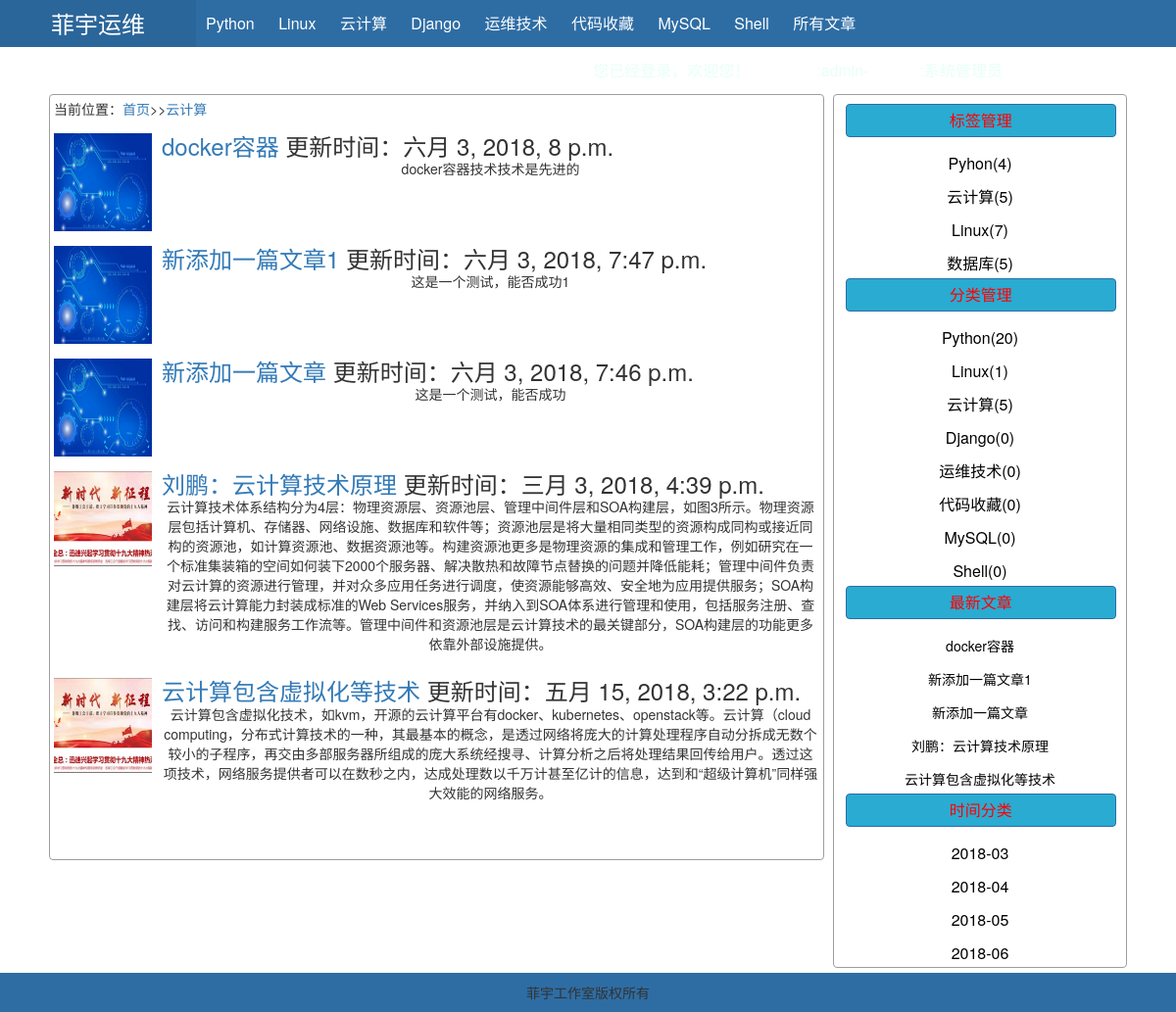
/list_classify.html?nid=3 (signed in), run on the app's committed database.
### users/models.py (models this page shows, shortened)
class Classify(models.Model):
    name = models.CharField(verbose_name='名称',max_length=12)
    class Meta:
        db_table = 'classify'
        verbose_name_plural = '文章分类'
        verbose_name = '文章分类'

class Article(models.Model):
    title = models.CharField(verbose_name='标题',max_length=32,)
    author = models.CharField(verbose_name='作者',max_length=12)
    summary = models.CharField(verbose_name='摘要', max_length=100)
    img = models.ImageField(verbose_name='缩略图',upload_to="./article/",
                            help_text="大小200*200，不超过200k",
                            default="/upload/article/common.jpg",
                            auto_created=True,
                            null=True,blank=True)
    content = models.TextField(verbose_name='内容', max_length=9999)
    tag = models.ManyToManyField('Tag',verbose_name='标签')
    classify = models.ForeignKey('Classify',verbose_name='分类')
    create_time = models.DateTimeField(verbose_name='发布时间',auto_now_add=True)
    update_time = models.DateTimeField(verbose_name='更新时间',auto_now_add=True)
    class Meta:
        db_table = 'article'
        verbose_name_plural = '全部文章'

class Tag(models.Model):
    name = models.CharField(verbose_name='名称',max_length=12)
    class Meta:
        db_table = 'tag'
        verbose_name_plural = '文章标签'

### users/views.py (the view)
# urls.py: url(r'^list_classify.html$', views.list_classify),
def list_classify(request):
    nid = request.GET.get('nid')
    article = models.Article.objects.all()[1:5]
    classifys =  models.Classify.objects.get(id=nid)
    classify_list = models.Classify.objects.annotate(num_article=Count('article'))
    article_list = models.Article.objects.filter(classify=nid).all().order_by('-create_time')
    tag_list = models.Tag.objects.annotate(num_article=Count('article'))
    date_list = models.Article.objects.raw(
        'select id, count(id) as num,strftime("%Y-%m",update_time) as ctime from article group by strftime("%Y-%m",update_time)')
    return render(request, 'list_classify.html', {'classify_list': classify_list,
                                                 'article_list': article_list,
                                                 'tag_list': tag_list,
                                                 'date_list': date_list,
                                                 'article': article,
                                                   'classifys': classifys,
                                                  })

### templates/list_classify.html
{% extends 'index.html' %}
{% block header %}
    {% include 'include/header.html' %}
{% endblock %}
{% block content %}
        <p class="text-left">当前位置：<a href="/">首页</a>>><a href="list_classify.html?nid={{ classifys.id }}">{{ classifys.name }}</a></p>
        {% for item in article_list %}
            <div class="media">
  <div class="media-left">
    <a href="#">
         {% if item.img %}
                                  <img class="media-object" src="./upload/{{item.img | safe}}" width="100" height="100">
                              {% else %}
                                  <img class="media-object" src="/upload/article/common.jpg" width="100" height="100">
                              {% endif %}
    </a>
  </div>
  <div class="media-body ">
   <h3 class="media-heading media-left"><a href="/article.html?nid={{item.id}}" >{{item.title}}</a>  <span style="right: 5px;"> 更新时间：{{ item.update_time}}</span></h3>
                                        <p>{{ item.content |safe|striptags}}</p>
  </div>
</div>
            {% endfor%}
{% endblock %}}

### templates/index.html (shortened to what this page needs)
<!DOCTYPE html>
<html lang="zh-cn">
<head>
    <link rel="stylesheet" href="/static/font-awesome-4.7.0/css/font-awesome.css">
    <link rel="stylesheet" href="/static/bootstrap/css/bootstrap.css">
</head>
<body>
{% if user.is_authenticated %}
    {% block header %}{% endblock %}
    <div class="pg_body center w1100">
        <div class="content left img-thumbnail">
            {% block content %}{% endblock %}
        </div>
        <div class="menu right img-thumbnail">
            <div class="box">
                 <div class="title btn btn-primary">标签管理</div>
                <div class="item">
                    {% for tag in tag_list %}
                    <a class="btn" href="/list_tag.html?nid={{ tag.id }}">{{tag.name}}({{tag.num_article}})</a>
                    {% endfor%}
                </div>
            </div>
            <div class="box">
                 <div class="title btn btn-primary">分类管理</div>
                <div class="item">
                    {% for classify in classify_list %}
                    <a class="btn" href="list_classify.html?nid={{ classify.id }}">{{classify.name}}({{classify.num_article}})</a>
                    {% endfor%}
                </div>
            </div>
            <div class="box">
                 <div class="title btn btn-primary">最新文章</div>
                <div class="item">
                    {% for item in article_list %}
                    <a class="btn" href="/article.html?nid={{item.id}}" style="font-size: 14px">{{item.title}}</a>
                    {% endfor%}
                </div>
            </div>
            <div class="box">
                 <div class="title btn btn-primary">时间分类</div>
                <div class="item">
                    {% for item in date_list %}
                    <a class="btn" href="list_date-{{item.ctime}}.html">{{item.ctime}}</a>
                    {% endfor%}
                </div>
            </div>
        </div>
    </div>
    <div class="pg_footer  center">菲宇工作室版权所有</div>
{% endif %}
</body>
</html>

### templates/include/header.html
<div class="pg_header">
    <div class="logo left"><a href="/"> 菲宇运维</a></div>
    <div class="hl-menu left">
        {% for classify in classify_list %}
            <a class="item" href="list_classify.html?nid={{ classify.id }}">{{classify.name}}</a>
        {% endfor%}
         <a class="item" href="/list_summary.html">所有文章</a>
    </div>
    <div class="hr-menu right">您已经登录，欢迎您！<a href="" class="item"> 用户名</a>:{{ user.username }}-<a class="item" href=""> 昵称</a>:{{ user.nickname }}
        <a  href="{% url 'logout' %}?next={{ request.path }}" class="item">注销登录</a>
                <a  href="{% url 'password_change' %}?next={{ request.path }}" class="item">修改密码</a>
    </div>
</div>

### templates/index.html (style rules this page uses)
body { margin: 0 auto; }
a,a:hover { text-decoration:none; }
.left { float: left; }
.right { float: right; }
.center { text-align: center; }
.w1100 { width: 1100px; }
.pg_header { background-color: #2e6da4; height: 48px; min-width: 1100px; line-height: 48px; margin-bottom: 5px; }
.pg_header .logo,.pg_header .logo a { color: white; width: 200px; background-color: #2b669a; text-align: center; font-size: 24px; }
.pg_header .hl-menu,.hr-menu { color: #e7fff8; font-size: 16px; }
.pg_header .hl-menu .item,.hr-menu .item { color: white; padding:0px 10px; height: 48px; display: inline-block; }
.pg_body { margin: 0 auto; overflow: hidden; }
.pg_body .content { width: 791px; border: 1px solid #9d9d9d; }
.pg_body .menu { width: 300px; border: 1px solid #9d9d9d; }
.pg_body .menu .box { display: inline-block; width: 98%; }
.pg_body .menu .box .title { line-height: 20px; font-size: 16px; background-color: #2aabd2; width: 97%; color: red; margin: 5px; }
.pg_body .menu .box .item { height: 30px; font-size: 16px; color: white; margin: 5px; }
.pg_body .menu .box .item .btn { color: black; font-size: 16px; display: block; line-height: 20px; }
.pg_footer { background-color: #2e6da4; position: absolute; height: 40px; width: 100%; min-width: 1100px; line-height: 40px; margin-top: 5px; }

### data on the page
Classify: name "Python", num_article "20"
Classify: name "Linux", num_article "1"
Classify: name "云计算", num_article "5"
Classify: name "Django", num_article "0"
Classify: name "运维技术", num_article "0"
Classify: name "代码收藏", num_article "0"
Classify: name "MySQL", num_article "0"
Classify: name "Shell", num_article "0"
Article: img (picture), title "docker容器", update_time "六月 3, 2018, 8 p.m.", content "docker容器技术技术是先进的"
Article: img (picture), title "新添加一篇文章1", update_time "六月 3, 2018, 7:47 p.m.", content "这是一个测试，能否成功1"
Article: img (picture), title "新添加一篇文章", update_time "六月 3, 2018, 7:46 p.m.", content "这是一个测试，能否成功"
Article: title "刘鹏：云计算技术原理", update_time "三月 3, 2018, 4:39 p.m.", content "云计算技术体系结构分为4层：物理资源层、资源池层、管理中间件层和SOA构建层，如图3所示。物理资源层包括计算机、存储器、网络设施、数据库和软件等；资源池层是将大量相同类型的资源构成同构或接近同构的资源池，如计算资源池、数据资源池等。构建资源池更多是物理资源的集成和管理工作，例如研究在一个标准集装箱的空间如何装下2000个服务器、解决散热和故障节点替换的问题并降低能耗；管理中间件负责对云计算的资源进行管理，并对众多应用任务进行调度，使资源能够高效、安全地为应用提供服务；SOA构建层将云计算能力封装成标准的Web Services服务，并纳入到SOA体系进行管理和使用，包括服务注册、查找、访问和构建服务工作流等。管理中间件和资源池层是云计算技术的最关键部分，SOA构建层的功能更多依靠外部设施提供。", ctime "2018-03"
Article: title "云计算包含虚拟化等技术", update_time "五月 15, 2018, 3:22 p.m.", content "云计算包含虚拟化技术，如kvm，开源的云计算平台有docker、kubernetes、openstack等。云计算（cloud computing，分布式计算技术的一种，其最基本的概念，是透过网络将庞大的计算处理程序自动分拆成无数个较小的子程序，再交由多部服务器所组成的庞大系统经搜寻、计算分析之后将处理结果回传给用户。透过这项技术，网络服务提供者可以在数秒之内，达成处理数以千万计甚至亿计的信息，达到和“超级计算机”同样强大效能的网络服务。"
Tag: name "Pyhon", num_article "4"
Tag: name "云计算", num_article "5"
Tag: name "Linux", num_article "7"
Tag: name "数据库", num_article "5"
Article: ctime "2018-04"
Article: ctime "2018-05"
Article: ctime "2018-06"
